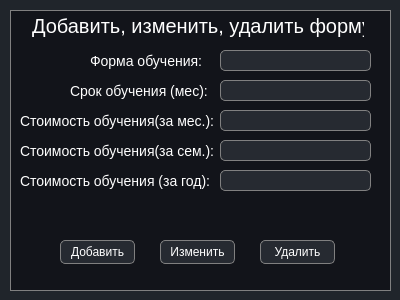
<?xml version="1.0" encoding="UTF-8"?>
<ui version="4.0">
 <class>Form</class>
 <widget class="QWidget" name="Form">
  <property name="geometry">
   <rect>
    <x>0</x>
    <y>0</y>
    <width>400</width>
    <height>300</height>
   </rect>
  </property>
  <property name="windowTitle">
   <string>Form</string>
  </property>
  <property name="styleSheet">
   <string notr="true">background-color: rgb(32,37,43);</string>
  </property>
  <widget class="QLabel" name="label">
   <property name="geometry">
    <rect>
     <x>10</x>
     <y>10</y>
     <width>381</width>
     <height>281</height>
    </rect>
   </property>
   <property name="styleSheet">
    <string notr="true">background-color: rgba(14,15,20, 0.75);
border: 1px solid gray;</string>
   </property>
   <property name="text">
    <string/>
   </property>
  </widget>
  <widget class="QLabel" name="label_2">
   <property name="geometry">
    <rect>
     <x>-10</x>
     <y>10</y>
     <width>411</width>
     <height>31</height>
    </rect>
   </property>
   <property name="styleSheet">
    <string notr="true">background-color: none;
color: white;
margin: 0 auto;
font-size: 20px;</string>
   </property>
   <property name="text">
    <string>Добавить, изменить, удалить форму</string>
   </property>
  </widget>
  <widget class="QPushButton" name="pushButton_add">
   <property name="geometry">
    <rect>
     <x>60</x>
     <y>240</y>
     <width>75</width>
     <height>24</height>
    </rect>
   </property>
   <property name="styleSheet">
    <string notr="true">background-color: rgba(43,48,55, 0.8);
border: 1px solid gray;
border-radius: 5px;
color: white;</string>
   </property>
   <property name="text">
    <string>Добавить</string>
   </property>
  </widget>
  <widget class="QPushButton" name="pushButton_change">
   <property name="geometry">
    <rect>
     <x>160</x>
     <y>240</y>
     <width>75</width>
     <height>24</height>
    </rect>
   </property>
   <property name="styleSheet">
    <string notr="true">background-color: rgba(43,48,55, 0.8);
border: 1px solid gray;
border-radius: 5px;
color: white;</string>
   </property>
   <property name="text">
    <string>Изменить</string>
   </property>
  </widget>
  <widget class="QPushButton" name="pushButton_delete">
   <property name="geometry">
    <rect>
     <x>260</x>
     <y>240</y>
     <width>75</width>
     <height>24</height>
    </rect>
   </property>
   <property name="styleSheet">
    <string notr="true">background-color: rgba(43,48,55, 0.8);
border: 1px solid gray;
border-radius: 5px;
color: white;</string>
   </property>
   <property name="text">
    <string>Удалить</string>
   </property>
  </widget>
  <widget class="QLabel" name="label_3">
   <property name="geometry">
    <rect>
     <x>50</x>
     <y>50</y>
     <width>261</width>
     <height>21</height>
    </rect>
   </property>
   <property name="styleSheet">
    <string notr="true">background-color: none;
color: white;
margin: 0 auto;
font-size: 14px;</string>
   </property>
   <property name="text">
    <string>Форма обучения:</string>
   </property>
  </widget>
  <widget class="QLabel" name="label_4">
   <property name="geometry">
    <rect>
     <x>30</x>
     <y>80</y>
     <width>261</width>
     <height>21</height>
    </rect>
   </property>
   <property name="styleSheet">
    <string notr="true">background-color: none;
color: white;
margin: 0 auto;
font-size: 14px;</string>
   </property>
   <property name="text">
    <string>Срок обучения (мес):</string>
   </property>
  </widget>
  <widget class="QLabel" name="label_5">
   <property name="geometry">
    <rect>
     <x>-20</x>
     <y>110</y>
     <width>271</width>
     <height>21</height>
    </rect>
   </property>
   <property name="styleSheet">
    <string notr="true">background-color: none;
color: white;
margin: 0 auto;
font-size: 14px;</string>
   </property>
   <property name="text">
    <string>Стоимость обучения(за мес.):</string>
   </property>
  </widget>
  <widget class="QLabel" name="label_6">
   <property name="geometry">
    <rect>
     <x>-20</x>
     <y>140</y>
     <width>271</width>
     <height>21</height>
    </rect>
   </property>
   <property name="styleSheet">
    <string notr="true">background-color: none;
color: white;
margin: 0 auto;
font-size: 14px;</string>
   </property>
   <property name="text">
    <string>Стоимость обучения(за сем.):</string>
   </property>
  </widget>
  <widget class="QLabel" name="label_7">
   <property name="geometry">
    <rect>
     <x>-20</x>
     <y>170</y>
     <width>271</width>
     <height>21</height>
    </rect>
   </property>
   <property name="styleSheet">
    <string notr="true">background-color: none;
color: white;
margin: 0 auto;
font-size: 14px;</string>
   </property>
   <property name="text">
    <string>Стоимость обучения (за год):</string>
   </property>
  </widget>
  <widget class="QLineEdit" name="lineedit_learntype">
   <property name="geometry">
    <rect>
     <x>220</x>
     <y>50</y>
     <width>151</width>
     <height>21</height>
    </rect>
   </property>
   <property name="styleSheet">
    <string notr="true">background-color: rgba(43,48,55, 0.8);
border: 1px solid gray;
border-radius: 5px;
color: white;</string>
   </property>
  </widget>
  <widget class="QLineEdit" name="lineedit_learntime">
   <property name="geometry">
    <rect>
     <x>220</x>
     <y>80</y>
     <width>151</width>
     <height>21</height>
    </rect>
   </property>
   <property name="styleSheet">
    <string notr="true">background-color: rgba(43,48,55, 0.8);
border: 1px solid gray;
border-radius: 5px;
color: white;</string>
   </property>
  </widget>
  <widget class="QLineEdit" name="lineedit_learnprice_month">
   <property name="geometry">
    <rect>
     <x>220</x>
     <y>110</y>
     <width>151</width>
     <height>21</height>
    </rect>
   </property>
   <property name="styleSheet">
    <string notr="true">background-color: rgba(43,48,55, 0.8);
border: 1px solid gray;
border-radius: 5px;
color: white;</string>
   </property>
  </widget>
  <widget class="QLineEdit" name="lineedit_learntime_sem">
   <property name="geometry">
    <rect>
     <x>220</x>
     <y>140</y>
     <width>151</width>
     <height>21</height>
    </rect>
   </property>
   <property name="styleSheet">
    <string notr="true">background-color: rgba(43,48,55, 0.8);
border: 1px solid gray;
border-radius: 5px;
color: white;</string>
   </property>
  </widget>
  <widget class="QLineEdit" name="lineedit_learnprice_year">
   <property name="geometry">
    <rect>
     <x>220</x>
     <y>170</y>
     <width>151</width>
     <height>21</height>
    </rect>
   </property>
   <property name="styleSheet">
    <string notr="true">background-color: rgba(43,48,55, 0.8);
border: 1px solid gray;
border-radius: 5px;
color: white;</string>
   </property>
  </widget>
 </widget>
 <resources/>
 <connections/>
</ui>
